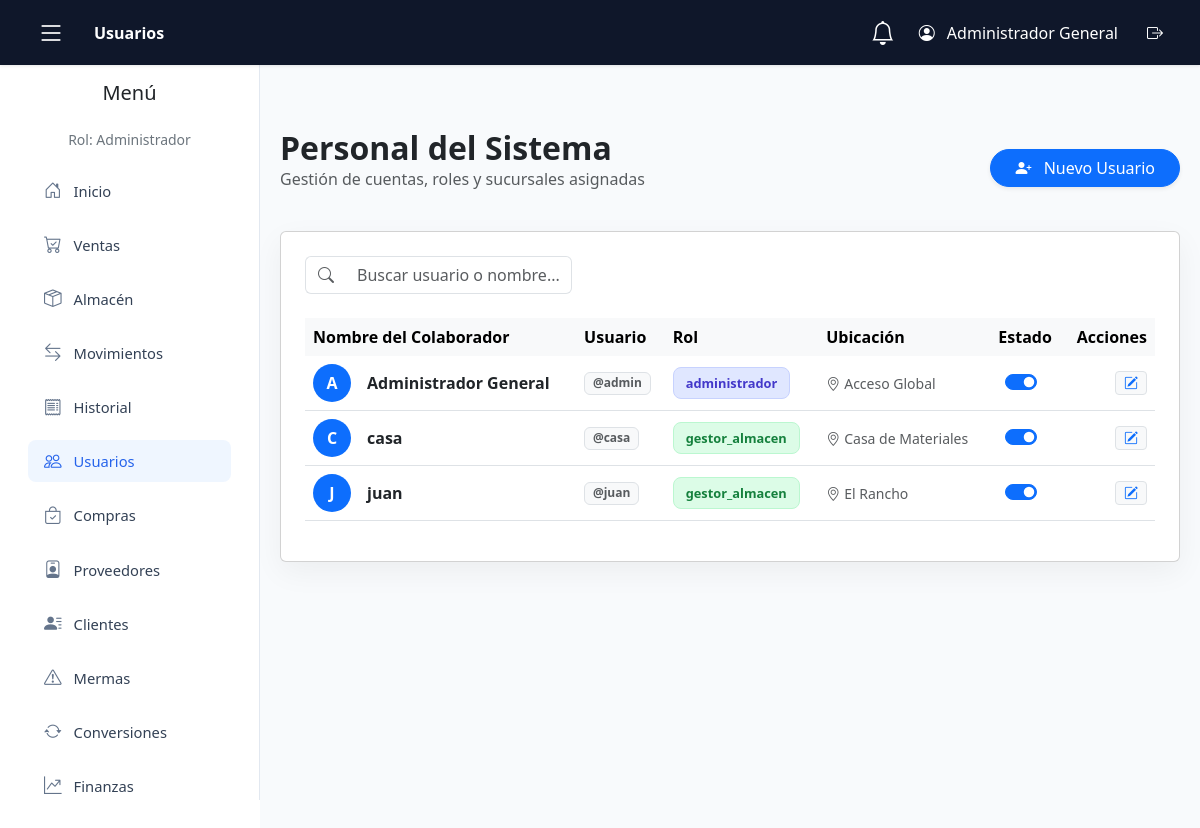
The page /app/controllers/usuariosController.php (signed in) on the database its author committed.
### tables this page shows
CREATE TABLE `usuarios` (
  `id` int(11) NOT NULL,
  `username` varchar(50) NOT NULL,
  `nombre` varchar(100) NOT NULL,
  `password` varchar(255) NOT NULL,
  `rol_id` int(11) NOT NULL,
  `almacen_id` int(11) DEFAULT NULL,
  `activo` tinyint(1) DEFAULT 1,
  `fecha_creacion` timestamp NOT NULL DEFAULT current_timestamp()
);

CREATE TABLE `roles` (
  `id` int(11) NOT NULL,
  `nombre` varchar(50) NOT NULL
);

### app/controllers/usuariosController.php (called while the page is built, shortened)
<?php
require_once __DIR__ . '/../controllers/LayoutController.php';
require_once __DIR__ . '/../models/usuariosModel.php';
$modelo = new UsuarioModel($conexion);
$usuarios = $modelo->listarUsuarios();
include __DIR__ . '/../views/usuarios_view.php';

### app/models/usuariosModel.php (called while the page is built, shortened)
<?php
class UsuarioModel {
    private $db;
    public function __construct($conexion) {
        $this->db = $conexion;
    }
public function listarUsuarios() {
    $sql = "SELECT u.id, u.nombre, u.username, u.rol_id, u.almacen_id, u.activo,
                   r.nombre AS rol_nombre, IFNULL(a.nombre, 'Acceso Global') AS almacen_nombre
            FROM usuarios u
            LEFT JOIN roles r ON u.rol_id = r.id
            LEFT JOIN almacenes a ON u.almacen_id = a.id
            ORDER BY u.nombre ASC";
    $res = $this->db->query($sql);
    $data = [];
    while($row = $res->fetch_assoc()){
        $data[] = $row;
    }
    return $data;
}
}

### app/views/usuarios_view.php (the view, shortened to what this page needs)
<html lang="es">
<head>
    <link href="https://cdn.jsdelivr.net/npm/bootstrap@5.3.3/dist/css/bootstrap.min.css" rel="stylesheet">
    <link href="https://cdn.jsdelivr.net/npm/bootstrap-icons/font/bootstrap-icons.css" rel="stylesheet">
    <?php if (function_exists('cargarEstilos')) { cargarEstilos(); } ?>
</head>
<body>
    <?php if (function_exists('cargarEstilos')) { cargarEstilos(); } ?>
    <main class="main-content">
        <div class="d-flex justify-content-between align-items-center mb-4">
            <div>
                <h2 class="fw-bold m-0 text-dark">Personal del Sistema</h2>
                <p class="text-muted">Gestión de cuentas, roles y sucursales asignadas</p>
            </div>
            <button class="btn btn-primary rounded-pill px-4 shadow-sm" onclick="nuevoUsuario()">
                <i class="bi bi-person-plus-fill me-2"></i> Nuevo Usuario
            </button>
        </div>
        <div class="card card-table p-4">
            <div class="row mb-4">
                <div class="col-md-4">
                    <div class="input-group">
                        <span class="input-group-text bg-transparent border-end-0"><i class="bi bi-search text-muted"></i></span>
                        <input type="text" id="busquedaReal" class="form-control border-start-0" placeholder="Buscar usuario o nombre...">
                    </div>
                </div>
            </div>
            <div class="table-responsive">
                <table class="table table-hover align-middle">
                    <thead class="table-light">
                        <tr>
                            <th class="border-0">Nombre del Colaborador</th>
                            <th class="border-0">Usuario</th>
                            <th class="border-0">Rol</th>
                            <th class="border-0">Ubicación</th>
                            <th class="border-0 text-center">Estado</th>
                            <th class="border-0 text-end">Acciones</th>
                        </tr>
                    </thead>
                    <tbody id="listaUsuarios">
                        <?php if (empty($usuarios)): ?>
                            <tr><td colspan="6" class="text-center py-4">No hay usuarios registrados</td></tr>
                        <?php else: ?>
                            <?php foreach ($usuarios as $u): ?>
                            <tr class="user-row">
                                <td>
                                    <div class="d-flex align-items-center">
                                        <div class="avatar-circle me-3 bg-primary text-white d-flex align-items-center justify-content-center rounded-circle" style="width: 38px; height: 38px;">
                                            <?= strtoupper(substr($u['nombre'], 0, 1)) ?>
                                        </div>
                                        <span class="fw-bold text-dark"><?= htmlspecialchars($u['nombre']) ?></span>
                                    </div>
                                </td>
                                <td><span class="badge bg-light text-muted border">@<?= htmlspecialchars($u['username']) ?></span></td>
                                <td>
                                    <span class="badge-role role-<?= $u['rol_id'] ?>">
                                        <?= htmlspecialchars($u['rol_nombre']) ?>
                                    </span>
                                </td>
                                <td>
                                    <small class="text-muted"><i class="bi bi-geo-alt me-1"></i><?= htmlspecialchars($u['almacen_nombre']) ?></small>
                                </td>
                                <td class="text-center">
                                    <div class="form-check form-switch d-inline-block">
                                        <input class="form-check-input" type="checkbox" role="switch" <?= $u['activo'] == 1 ? 'checked' : '' ?> onchange="eliminarUsuario(<?= $u['id'] ?>)">
                                    </div>
                                </td>
                                <td class="text-end">
                                    <button class="btn btn-sm btn-light border" onclick="editarUsuario(<?= htmlspecialchars(json_encode($u)) ?>)">
                                        <i class="bi bi-pencil-square text-primary"></i>
                                    </button>
                                </td>
                            </tr>
                            <?php endforeach; ?>
                        <?php endif; ?>
                    </tbody>
                </table>
            </div>
        </div>
    </main>
</body>
</html>

### css/layout.css (style rules this page uses)
:root { --nav-height: 65px; --sidebar-width: 260px; --negro-delicado: #334155; --azul-clarito-bg: #eff6ff; --azul-enlace-active: #2563eb; --borde-suave: #e2e8f0; }
.main-content { margin-left: var(--sidebar-width); padding-top: calc(var(--nav-height) + 20px); padding-left: 20px; padding-right: 20px; transition: all .3s ease; min-height: 100vh; background-color: #f8fafc; }

### app/views/usuarios_view.php (style rules this page uses)
:root { --sidebar-width: 260px; --navbar-height: 20px; }
body { background-color: #f4f7f6; font-family: 'Inter', sans-serif; }
.main-content { margin-left: var(--sidebar-width); padding: 40px; margin-top: var(--navbar-height); transition: all 0.3s; }
.card-table { border: none; border-radius: 15px; box-shadow: 0 10px 30px rgba(0,0,0,0.05); background: white; }
.badge-role { padding: 6px 12px; border-radius: 8px; font-weight: 600; font-size: 0.8rem; display: inline-block; }
.role-1 { background: #e0e7ff; color: #4338ca; border: 1px solid #c7d2fe; }
.role-2 { background: #dcfce7; color: #15803d; border: 1px solid #bbf7d0; }
.avatar-circle { font-weight: bold; text-transform: uppercase; flex-shrink: 0; }

### rows shown on the page
usuarios: nombre "A", nombre "Administrador General", username "admin", rol.nombre "administrador", almacen_nombre "Acceso Global", activo "☑"
usuarios: nombre "C", nombre "casa", username "casa", rol.nombre "gestor_almacen", almacen_nombre "Casa de Materiales", activo "☑"
usuarios: nombre "J", nombre "juan", username "juan", rol.nombre "gestor_almacen", almacen_nombre "El Rancho", activo "☑"

### other values the page prints
$tituloPagina "Usuarios"
$_SESSION['nombre'] "Administrador General"
$_SESSION['rol'] "Administrador"
